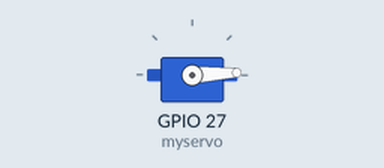
Bench run of a sketch on a simulated ESP32. On the bench: servo. Wiring (from diagram.json): servo: SPI. Servo pulses on a pin are drawn as a servo (544–2400 µs = 0–180°).

Above: at 0.05 s.
At 1.1 s:
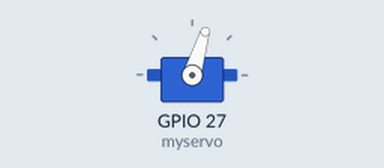
At 2.2 s:
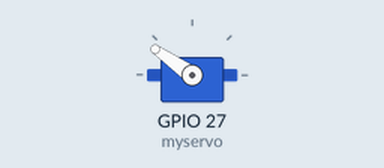
At 4.35 s:
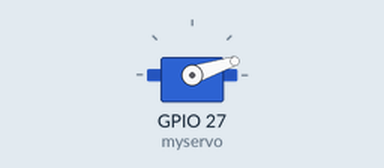
Timing chart, 0 to 5.9 s (numbered marks = the images above):
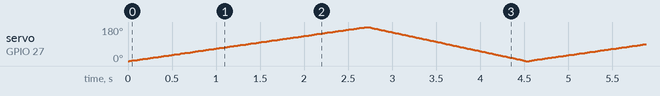

The sketch:

sketch.ino
```cpp
#include <ESP32Servo.h>
Servo myservo;
int pos = 0;
void setup() {

  Serial.begin(115200);

  myservo.attach(27);
}
void loop() {
  for( pos = 0; pos <=180; pos+= 1){
    myservo.write(pos);
    delay(15);
  }

  for(pos=180; pos>=0; pos -= 1){
    myservo.write(pos);
    delay(10);
  }
  // put your main code here, to run repeatedly:
   // this speeds up the simulation
}
```
